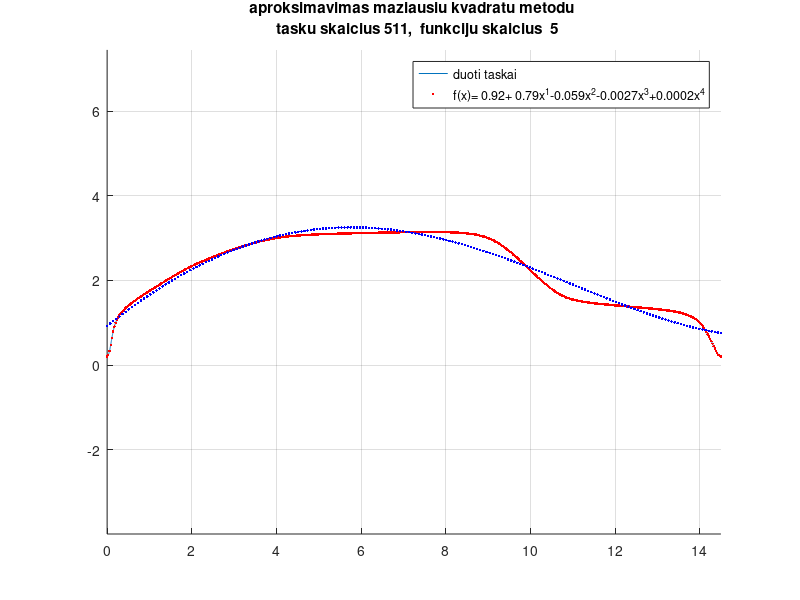

Write MATLAB code to recreate this figure.
%
%   Aproksimuojama vienanariu bazeje. Duomenys imami is failo
%   Parodoma, kokia yra aproksimuojancios funkcijos elgsena 
%   uz duomenu intervalo ribu   

function main
clc,close all,clear all

% Is failu ivedami duomenys:
npower=9   
n=2^npower-1;
fclose all; fhx=fopen('carx.txt','r'); fhy=fopen('cary.txt','r');
figure(100); axis equal,hold on,grid on
SX=fscanf(fhx,'%g '); SY=fscanf(fhy,'%g '); fclose all; 
ppp=0*60,   % sukuriamas "atstumas" tarp signalu  %********************************** 
if ppp~= 0   % sukuriamas vaizdas "ilgame periode"
    SX(2:end+1)=SX(1:end);SX(1)=SX(2)-ppp;SX(end+1)=SX(end)+ppp;
    SY(2:end+1)=SY(1:end);SY(1)=0;SY(end+1)=0;
end
plot(SX,SY); 
a=min(SX);b=max(SX);t=[a:(b-a)/n:b];
fff=interp1(SX,SY,t);   % perskaiciuojama i naujas abscises

plot(t,fff,'r.');  
title(sprintf('duota funkcija, tasku skaicius 2^%d',npower));

pause
% Maziausiu kvadratu metodo lygciu sistema:
m= 5;
G=base(m,t)
c=(G'*G)\(G'*fff')
sss=sprintf('%5.2g',c(1));
for i=1:m-1
    sss=[sss,sprintf('+%5.2gx^%1d',c(i+1),i)];
end
sss=strrep(sss,'+-','-');
% Aproksimuojanti funkcija:
nnn=200; %vaizdavimo tasku skaicius
tmin=min(t);tmax=max(t);
% tmin=-14;tmax=28;
ttt=[tmin:(tmax-tmin)/(nnn-1):tmax]; %vaizdavimo taskai 
Gv=base(m,ttt);
fff1=Gv*c;
plot(ttt,fff1,'b.');
legend({'duoti taskai',sprintf('f(x)=%s',sss)})
title(sprintf('aproksimavimas maziausiu kvadratu metodu \n  tasku skaicius %d,  funkciju skaicius  %d',n,m));

end

function G=base(m,x)
     for i=1:m,  G(:,i)=x.^(i-1); end
return
end